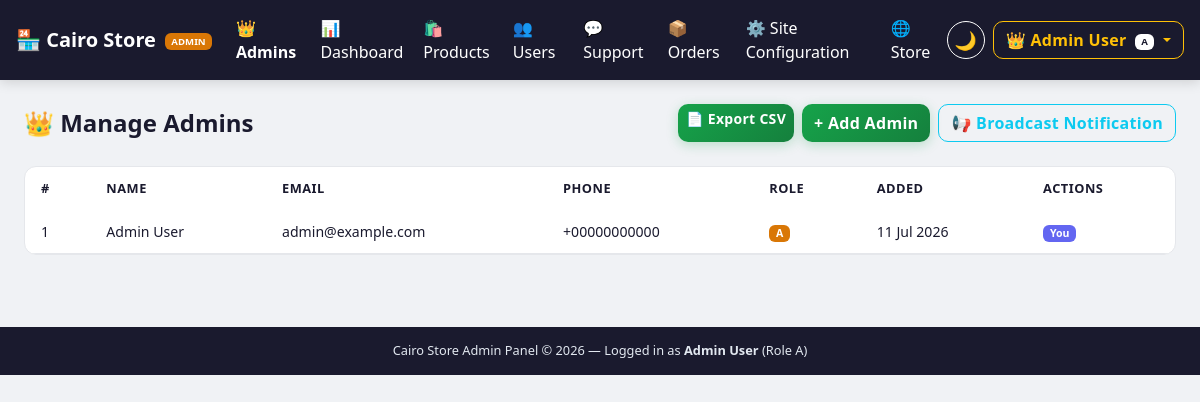
Screenshot of /admin/manage-admins.php (signed in) with the database file from the repository.
### tables this page shows
CREATE TABLE IF NOT EXISTS admin_permissions (
    id                           INT UNSIGNED AUTO_INCREMENT PRIMARY KEY,
    admin_id                     INT UNSIGNED NOT NULL UNIQUE,
    can_manage_admins            TINYINT(1) NOT NULL DEFAULT 0,
    can_manage_products          TINYINT(1) NOT NULL DEFAULT 0,
    can_manage_users             TINYINT(1) NOT NULL DEFAULT 0,
    can_view_dashboard           TINYINT(1) NOT NULL DEFAULT 0,
    can_manage_support           TINYINT(1) NOT NULL DEFAULT 0,
    can_edit_site_content        TINYINT(1) NOT NULL DEFAULT 0,
    can_manage_checkout_settings TINYINT(1) NOT NULL DEFAULT 0,
    can_manage_orders            TINYINT(1) NOT NULL DEFAULT 0,
    CONSTRAINT fk_perm_admin FOREIGN KEY (admin_id) REFERENCES admins(id) ON DELETE CASCADE
);

### helpers/auth_helper.php (called while the page is built, shortened)
<?php
function getCurrentAdminId(): ?int {
    return isset($_SESSION['admin_id']) ? (int)$_SESSION['admin_id'] : null;
}

### admin/manage-admins.php (the view, shortened to what this page needs)
<?php
require_once __DIR__ . '/../admin/layout.php';
$pdo = getDB();
$admins = $pdo->query("
    SELECT a.*, ap.can_manage_admins, ap.can_manage_products, ap.can_manage_users,
           ap.can_view_dashboard, ap.can_manage_support, ap.can_edit_site_content,
           ap.can_manage_checkout_settings, ap.can_manage_orders
    FROM admins a
    LEFT JOIN admin_permissions ap ON ap.admin_id = a.id
    ORDER BY a.created_at ASC
")->fetchAll();
?>
<div class="admin-page-header">
    <h1>👑 Manage Admins</h1>
    <div class="d-flex gap-2">
        <a href="/Task(1)/handlers/export_csv.php?type=admins" class="btn btn-success btn-sm btn-export-csv" target="_blank">📄 Export CSV</a>
        <button class="btn btn-success" data-bs-toggle="collapse" data-bs-target="#addAdminForm">+ Add Admin</button>
        <button class="btn btn-outline-info" data-bs-toggle="collapse" data-bs-target="#broadcastForm">📢 Broadcast Notification</button>
    </div>
</div>
<div class="card admin-table p-0">
<table class="table mb-0">
    <thead>
        <tr>
            <th>#</th><th>Name</th><th>Email</th><th>Phone</th>
            <th>Role</th><th>Added</th><th>Actions</th>
        </tr>
    </thead>
    <tbody>
    <?php foreach ($admins as $adm): ?>
    <tr>
        <td><?= $adm['id'] ?></td>
        <td><?= htmlspecialchars($adm['full_name']) ?></td>
        <td><?= htmlspecialchars($adm['email']) ?></td>
        <td><?= htmlspecialchars($adm['phone_number'] ?? '—') ?></td>
        <td>
            <span class="badge bg-<?= $adm['role']==='A'?'warning text-dark':'secondary' ?>">
                <?= $adm['role'] ?>
            </span>
        </td>
        <td><?= date('d M Y', strtotime($adm['created_at'])) ?></td>
        <td>
            <?php if ((int)$adm['id'] !== $adminId): ?>
            <button class="btn btn-sm btn-outline-primary me-1"
                onclick="openPermModal(
                    <?= $adm['id'] ?>,
                    '<?= htmlspecialchars(addslashes($adm['full_name'])) ?>',
                    '<?= $adm['role'] ?>',
                    <?= (int)($adm['can_manage_products']??0) ?>,
                    <?= (int)($adm['can_manage_users']??0) ?>,
                    <?= (int)($adm['can_view_dashboard']??0) ?>,
                    <?= (int)($adm['can_manage_support']??0) ?>,
                    <?= (int)($adm['can_edit_site_content']??0) ?>,
                    <?= (int)($adm['can_manage_checkout_settings']??0) ?>,
                    <?= (int)($adm['can_manage_orders']??0) ?>
                )">✏️ Edit</button>
            <button class="btn btn-sm btn-outline-danger"
                onclick="openDeleteModal(<?= $adm['id'] ?>,'<?= htmlspecialchars(addslashes($adm['full_name'])) ?>')">
                🗑 Delete
            </button>
            <?php else: ?>
            <span class="badge bg-info text-dark">You</span>
            <?php endif; ?>
        </td>
    </tr>
    <?php endforeach; ?>
    </tbody>
</table>
</div>
<?php require_once __DIR__ . '/layout_end.php'; ?>

### css/style.css (style rules this page uses)
:root { --bg-color: #f0f2f5; --text-color: #1a1a2e; --card-bg: #ffffff; --navbar-bg: #1a1a2e; --navbar-text: #ffffff; --footer-bg: #1a1a2e; --footer-text: #e2e8f0; --footer-link: #94a3b8; --input-bg: #ffffff; --input-border: #d1d5db; --input-text: #1a1a2e; --placeholder-color: #9ca3af; --modal-bg: #ffffff; --modal-text: #1a1a2e; --modal-border: #e5e7eb; --shadow-color: rgba(0, 0, 0, 0.10); --shadow-hover: rgba(0, 0, 0, 0.18); --accent: #6366f1; --accent-hover: #4f46e5; --price-color: #6366f1; --badge-bg: #ef4444; --badge-text: #ffffff; --section-border: #e5e7eb; --card-radius: 14px; --img-height: 180px; --card-height: 320px; --disabled-opacity: 0.45; --dur-fast: 150ms; --dur-base: 250ms; --dur-slow: 400ms; --ease-standard: cubic-bezier(0.4, 0, 0.2, 1); --ease-bounce: cubic-bezier(0.34, 1.56, 0.64, 1); --ease-decelerate: cubic-bezier(0.16, 1, 0.3, 1); }
body { overflow-x: hidden !important; padding-right: 0 !important; min-height: 100vh; background-color: var(--bg-color); color: var(--text-color); transition: background-color var(--dur-slow) ease, color var(--dur-slow) ease; font-family: 'Segoe UI', Tahoma, Geneva, Verdana, sans-serif; }
*, *::before, *::after { margin: 0; padding: 0; box-sizing: border-box; }
.btn { transition: transform var(--dur-base) var(--ease-bounce), box-shadow var(--dur-fast) ease, background var(--dur-base) ease, opacity var(--dur-fast) ease !important; border-radius: 10px !important; font-weight: 600 !important; letter-spacing: 0.3px; }
.btn-success, .btn-primary, .btn-secondary, .btn-dark, .btn-outline-secondary:not(.quantity-btn) { background: linear-gradient(135deg, #16a34a, #15803d) !important; border: none !important; color: #ffffff !important; box-shadow: 0 3px 12px rgba(22, 163, 74, 0.25) !important; }
.card { background-color: var(--card-bg) !important; color: var(--text-color) !important; border: 1px solid var(--section-border) !important; transition: background-color var(--dur-slow) ease, color var(--dur-slow) ease; }
.table { color: var(--text-color) !important; --bs-table-bg: transparent; --bs-table-color: var(--text-color); }
.table > :not(caption) > * > * { background-color: transparent !important; color: var(--text-color) !important; border-color: var(--section-border) !important; }
.badge.bg-info { background-color: var(--accent) !important; color: #ffffff !important; }
.badge.bg-warning { background-color: #d97706 !important; color: #ffffff !important; }

### css/admin.css (style rules this page uses)
.admin-table { background: var(--card-bg); border-radius: 12px; overflow: hidden; border: 1px solid var(--section-border); }
.admin-table thead th { background: var(--navbar-bg); color: var(--navbar-text); font-size: .8rem; text-transform: uppercase; letter-spacing: .5px; padding: 12px 16px; border: none; }
.admin-table tbody tr { transition: background .15s; }
.admin-table td { padding: 11px 16px; vertical-align: middle; border-color: var(--section-border)!important; color: var(--text-color); font-size: .88rem; }
.admin-page-header { display:flex; justify-content:space-between; align-items:center; margin-bottom:1.5rem; flex-wrap:wrap; gap:12px; }
.admin-page-header h1 { font-size:1.5rem; font-weight:700; color:var(--text-color); margin:0; }
.btn-export-csv { background: linear-gradient(135deg, #16a34a, #15803d); color: #fff !important; border: none; font-weight: 600; letter-spacing: .3px; box-shadow: 0 2px 8px rgba(22,163,74,.25); transition: transform var(--dur-base) var(--ease-bounce), box-shadow var(--dur-base) ease, background var(--dur-base) ease; }

### rows the page displays
admin_permissions: admin "1", admin.full_name "Admin User", admin.email "admin@example.com", admin.phone_number "+00000000000", admin.role "A", admin.created_at "11 Jul 2026"

### other values shown
$adminName "Admin User"
$adminRole "A"
$_SESSION['admin_name'] "Admin User"
$_SESSION['admin_role'] "A"
